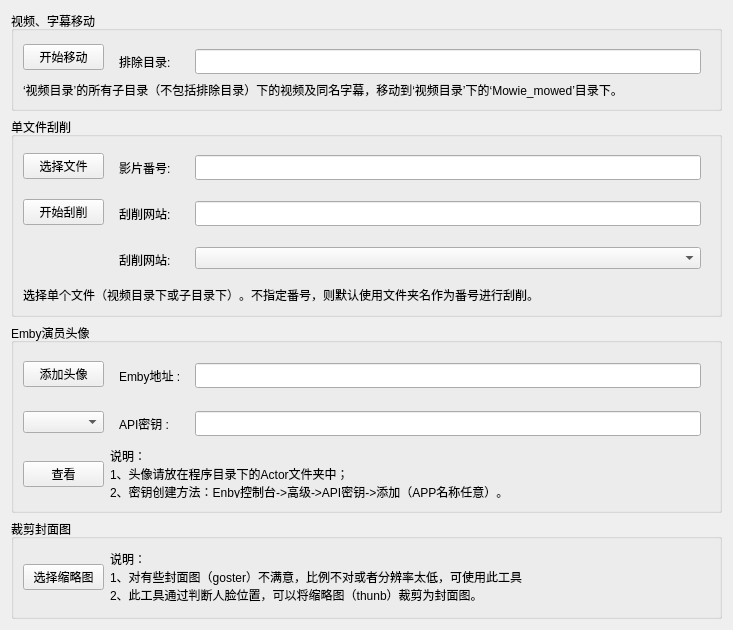
      <widget class="QWidget" name="tab_tool">
       <attribute name="title">
        <string>工具</string>
       </attribute>
       <layout class="QVBoxLayout" name="verticalLayout">
        <item>
         <widget class="QGroupBox" name="groupBox_MoveTool">
          <property name="minimumSize">
           <size>
            <width>650</width>
            <height>100</height>
           </size>
          </property>
          <property name="maximumSize">
           <size>
            <width>800</width>
            <height>100</height>
           </size>
          </property>
          <property name="title">
           <string>视频、字幕移动</string>
          </property>
          <layout class="QGridLayout" name="gridLayout_2">
           <item row="0" column="1">
            <widget class="QWidget" name="widget_ExcludeDir" native="true">
             <property name="minimumSize">
              <size>
               <width>230</width>
               <height>40</height>
              </size>
             </property>
             <property name="maximumSize">
              <size>
               <width>800</width>
               <height>40</height>
              </size>
             </property>
             <layout class="QHBoxLayout" name="horizontalLayout_13">
              <item>
               <widget class="QLabel" name="label_ExcludeDir">
                <property name="minimumSize">
                 <size>
                  <width>70</width>
                  <height>25</height>
                 </size>
                </property>
                <property name="maximumSize">
                 <size>
                  <width>50</width>
                  <height>25</height>
                 </size>
                </property>
                <property name="text">
                 <string>排除目录:</string>
                </property>
               </widget>
              </item>
              <item>
               <widget class="QLineEdit" name="lineEdit_ExcludeDir">
                <property name="minimumSize">
                 <size>
                  <width>100</width>
                  <height>25</height>
                 </size>
                </property>
                <property name="maximumSize">
                 <size>
                  <width>700</width>
                  <height>25</height>
                 </size>
                </property>
               </widget>
              </item>
             </layout>
            </widget>
           </item>
           <item row="0" column="0">
            <widget class="QPushButton" name="pushButton_StartMove">
             <property name="minimumSize">
              <size>
               <width>81</width>
               <height>26</height>
              </size>
             </property>
             <property name="maximumSize">
              <size>
               <width>81</width>
               <height>26</height>
              </size>
             </property>
             <property name="text">
              <string>开始移动</string>
             </property>
            </widget>
           </item>
           <item row="1" column="0" colspan="2">
            <widget class="QLabel" name="label_Move_man">
             <property name="text">
              <string>‘视频目录’的所有子目录（不包括排除目录）下的视频及同名字幕，移动到‘视频目录’下的‘Mowie_mowed’目录下。</string>
             </property>
             <property name="alignment">
              <set>Qt::AlignLeading|Qt::AlignLeft|Qt::AlignVCenter</set>
             </property>
             <property name="wordWrap">
              <bool>true</bool>
             </property>
            </widget>
           </item>
          </layout>
         </widget>
        </item>
        <item>
         <widget class="QGroupBox" name="groupBox_SingleScrap">
          <property name="minimumSize">
           <size>
            <width>650</width>
            <height>200</height>
           </size>
          </property>
          <property name="maximumSize">
           <size>
            <width>800</width>
            <height>200</height>
           </size>
          </property>
          <property name="title">
           <string>单文件刮削</string>
          </property>
          <layout class="QGridLayout" name="gridLayout_3">
           <item row="0" column="0">
            <widget class="QPushButton" name="pushButton_ChooseFile">
             <property name="minimumSize">
              <size>
               <width>81</width>
               <height>26</height>
              </size>
             </property>
             <property name="maximumSize">
              <size>
               <width>81</width>
               <height>26</height>
              </size>
             </property>
             <property name="text">
              <string>选择文件</string>
             </property>
            </widget>
           </item>
           <item row="0" column="1">
            <widget class="QWidget" name="widget_SerialNumber_2" native="true">
             <property name="minimumSize">
              <size>
               <width>230</width>
               <height>40</height>
              </size>
             </property>
             <property name="maximumSize">
              <size>
               <width>800</width>
               <height>40</height>
              </size>
             </property>
             <layout class="QHBoxLayout" name="horizontalLayout_14">
              <item>
               <widget class="QLabel" name="label_SerialNumber_2">
                <property name="minimumSize">
                 <size>
                  <width>70</width>
                  <height>25</height>
                 </size>
                </property>
                <property name="maximumSize">
                 <size>
                  <width>50</width>
                  <height>25</height>
                 </size>
                </property>
                <property name="text">
                 <string>影片番号:</string>
                </property>
               </widget>
              </item>
              <item>
               <widget class="QLineEdit" name="lineEdit_SerialNumber_2">
                <property name="minimumSize">
                 <size>
                  <width>100</width>
                  <height>25</height>
                 </size>
                </property>
                <property name="maximumSize">
                 <size>
                  <width>700</width>
                  <height>25</height>
                 </size>
                </property>
               </widget>
              </item>
             </layout>
            </widget>
           </item>
           <item row="1" column="0">
            <widget class="QPushButton" name="pushButton_StartScrap">
             <property name="minimumSize">
              <size>
               <width>81</width>
               <height>26</height>
              </size>
             </property>
             <property name="maximumSize">
              <size>
               <width>81</width>
               <height>26</height>
              </size>
             </property>
             <property name="text">
              <string>开始刮削</string>
             </property>
            </widget>
           </item>
           <item row="1" column="1">
            <widget class="QWidget" name="widget_ScrapWeb_1" native="true">
             <property name="minimumSize">
              <size>
               <width>230</width>
               <height>40</height>
              </size>
             </property>
             <property name="maximumSize">
              <size>
               <width>800</width>
               <height>40</height>
              </size>
             </property>
             <layout class="QHBoxLayout" name="horizontalLayout_15">
              <item>
               <widget class="QLabel" name="label_ScrapWeb_1">
                <property name="minimumSize">
                 <size>
                  <width>70</width>
                  <height>25</height>
                 </size>
                </property>
                <property name="maximumSize">
                 <size>
                  <width>50</width>
                  <height>25</height>
                 </size>
                </property>
                <property name="text">
                 <string>刮削网站:</string>
                </property>
               </widget>
              </item>
              <item>
               <widget class="QLineEdit" name="lineEdit_ScrapWeb_1">
                <property name="minimumSize">
                 <size>
                  <width>100</width>
                  <height>25</height>
                 </size>
                </property>
                <property name="maximumSize">
                 <size>
                  <width>700</width>
                  <height>25</height>
                 </size>
                </property>
               </widget>
              </item>
             </layout>
            </widget>
           </item>
           <item row="2" column="1">
            <widget class="QWidget" name="widget_ScrapWeb_2" native="true">
             <property name="minimumSize">
              <size>
               <width>230</width>
               <height>40</height>
              </size>
             </property>
             <property name="maximumSize">
              <size>
               <width>800</width>
               <height>40</height>
              </size>
             </property>
             <layout class="QHBoxLayout" name="horizontalLayout_16">
              <item>
               <widget class="QLabel" name="label_ScrapWeb_2">
                <property name="minimumSize">
                 <size>
                  <width>70</width>
                  <height>25</height>
                 </size>
                </property>
                <property name="maximumSize">
                 <size>
                  <width>50</width>
                  <height>25</height>
                 </size>
                </property>
                <property name="text">
                 <string>刮削网站:</string>
                </property>
               </widget>
              </item>
              <item>
               <widget class="QComboBox" name="comboBox_ScrapWeb_2"/>
              </item>
             </layout>
            </widget>
           </item>
           <item row="3" column="0" colspan="2">
            <widget class="QLabel" name="label_SingleScrap_man">
             <property name="text">
              <string>选择单个文件（视频目录下或子目录下）。不指定番号，则默认使用文件夹名作为番号进行刮削。</string>
             </property>
            </widget>
           </item>
          </layout>
         </widget>
        </item>
        <item>
         <widget class="QGroupBox" name="groupBox_EmbyActorAvatar">
          <property name="minimumSize">
           <size>
            <width>650</width>
            <height>190</height>
           </size>
          </property>
          <property name="maximumSize">
           <size>
            <width>16777215</width>
            <height>190</height>
           </size>
          </property>
          <property name="title">
           <string>Emby演员头像</string>
          </property>
          <layout class="QGridLayout" name="gridLayout_4">
           <item row="0" column="0">
            <widget class="QPushButton" name="pushButton_AddAvatar">
             <property name="minimumSize">
              <size>
               <width>81</width>
               <height>26</height>
              </size>
             </property>
             <property name="maximumSize">
              <size>
               <width>81</width>
               <height>26</height>
              </size>
             </property>
             <property name="text">
              <string>添加头像</string>
             </property>
            </widget>
           </item>
           <item row="0" column="1">
            <widget class="QWidget" name="widget_EmbyAddr" native="true">
             <property name="minimumSize">
              <size>
               <width>230</width>
               <height>40</height>
              </size>
             </property>
             <property name="maximumSize">
              <size>
               <width>800</width>
               <height>40</height>
              </size>
             </property>
             <layout class="QHBoxLayout" name="horizontalLayout_17">
              <item>
               <widget class="QLabel" name="label_EmbyAddr">
                <property name="minimumSize">
                 <size>
                  <width>70</width>
                  <height>25</height>
                 </size>
                </property>
                <property name="maximumSize">
                 <size>
                  <width>50</width>
                  <height>25</height>
                 </size>
                </property>
                <property name="text">
                 <string>Emby地址 :</string>
                </property>
               </widget>
              </item>
              <item>
               <widget class="QLineEdit" name="lineEdit_EmbyAddr">
                <property name="minimumSize">
                 <size>
                  <width>100</width>
                  <height>25</height>
                 </size>
                </property>
                <property name="maximumSize">
                 <size>
                  <width>700</width>
                  <height>25</height>
                 </size>
                </property>
               </widget>
              </item>
             </layout>
            </widget>
           </item>
           <item row="1" column="0">
            <widget class="QComboBox" name="comboBox"/>
           </item>
           <item row="1" column="1">
            <widget class="QWidget" name="widget_APIKey" native="true">
             <property name="minimumSize">
              <size>
               <width>230</width>
               <height>40</height>
              </size>
             </property>
             <property name="maximumSize">
              <size>
               <width>800</width>
               <height>40</height>
              </size>
             </property>
             <layout class="QHBoxLayout" name="horizontalLayout_18">
              <item>
               <widget class="QLabel" name="label_APIKey">
                <property name="minimumSize">
                 <size>
                  <width>70</width>
                  <height>25</height>
                 </size>
                </property>
                <property name="maximumSize">
                 <size>
                  <width>50</width>
                  <height>25</height>
                 </size>
                </property>
                <property name="text">
                 <string>API密钥 :</string>
                </property>
               </widget>
              </item>
              <item>
               <widget class="QLineEdit" name="lineEdit_APIKey">
                <property name="minimumSize">
                 <size>
                  <width>100</width>
                  <height>25</height>
                 </size>
                </property>
                <property name="maximumSize">
                 <size>
                  <width>700</width>
                  <height>25</height>
                 </size>
                </property>
               </widget>
              </item>
             </layout>
            </widget>
           </item>
           <item row="2" column="0">
            <widget class="QPushButton" name="pushButton_Check">
             <property name="minimumSize">
              <size>
               <width>81</width>
               <height>26</height>
              </size>
             </property>
             <property name="maximumSize">
              <size>
               <width>81</width>
               <height>26</height>
              </size>
             </property>
             <property name="text">
              <string>查看</string>
             </property>
            </widget>
           </item>
           <item row="2" column="1">
            <widget class="QLabel" name="label_EmbyActorAvatar_man">
             <property name="minimumSize">
              <size>
               <width>600</width>
               <height>48</height>
              </size>
             </property>
             <property name="maximumSize">
              <size>
               <width>16777215</width>
               <height>48</height>
              </size>
             </property>
             <property name="text">
              <string>说明：
1、头像请放在程序目录下的Actor文件夹中；
2、密钥创建方法：Enby控制台-&gt;高级-&gt;API密钥-&gt;添加（APP名称任意）。</string>
             </property>
             <property name="wordWrap">
              <bool>true</bool>
             </property>
            </widget>
           </item>
          </layout>
         </widget>
        </item>
        <item>
         <widget class="QGroupBox" name="groupBox_CropCover">
          <property name="minimumSize">
           <size>
            <width>650</width>
            <height>100</height>
           </size>
          </property>
          <property name="maximumSize">
           <size>
            <width>16777215</width>
            <height>100</height>
           </size>
          </property>
          <property name="title">
           <string>裁剪封面图</string>
          </property>
          <layout class="QGridLayout" name="gridLayout_5">
           <item row="0" column="0">
            <widget class="QPushButton" name="pushButton_6">
             <property name="minimumSize">
              <size>
               <width>81</width>
               <height>26</height>
              </size>
             </property>
             <property name="maximumSize">
              <size>
               <width>81</width>
               <height>26</height>
              </size>
             </property>
             <property name="text">
              <string>选择缩略图</string>
             </property>
            </widget>
           </item>
           <item row="0" column="1">
            <widget class="QLabel" name="label_CropCover_man">
             <property name="text">
              <string>说明：
1、对有些封面图（goster）不满意，比例不对或者分辨率太低，可使用此工具
2、此工具通过判断人脸位置，可以将缩略图（thunb）裁剪为封面图。</string>
             </property>
             <property name="wordWrap">
              <bool>true</bool>
             </property>
            </widget>
           </item>
          </layout>
         </widget>
        </item>
       </layout>
      </widget>
